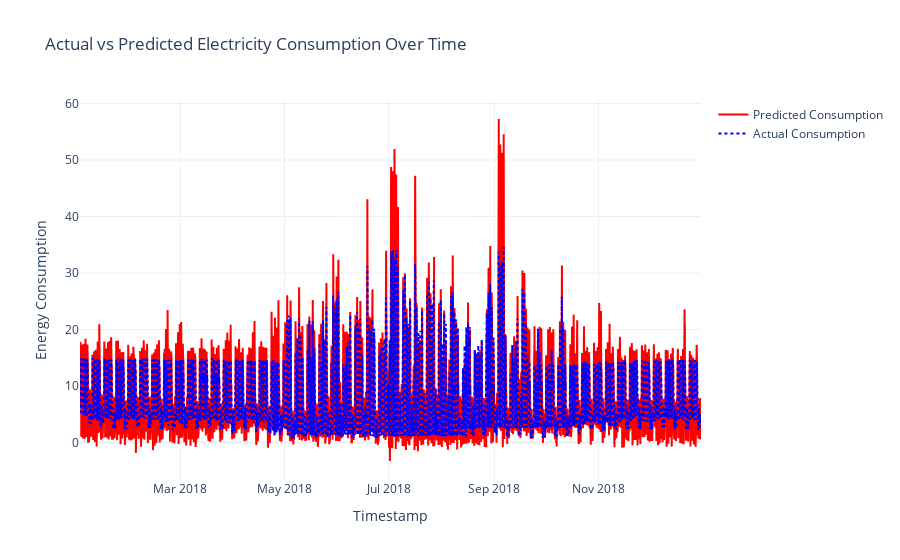

Source (notebook cell):
### Code cell
fig = plot_actual_vs_predicted(y_sample, df_prediction_sample)

### Figure 1 — Plotly figure (JSON) as saved in the notebook; plotly's stock layout.template omitted (floating-point values rounded to 4 significant figures; data arrays with more than 128 entries replaced by an {"elided": "..."} marker saying what was removed)
{"data": [{"line": {"color": "red"}, "mode": "lines", "name": "Predicted Consumption", "type": "scatter", "x": {"elided": "8735 str values"}, "y": {"elided": "8735 float values"}}, {"line": {"color": "blue", "dash": "dot"}, "mode": "lines", "name": "Actual Consumption", "type": "scatter", "x": {"elided": "8735 str values"}, "y": {"elided": "8735 float values"}}], "layout": {"autosize": true, "title": {"text": "Actual vs Predicted Electricity Consumption Over Time"}, "xaxis": {"autorange": true, "range": ["2018-01-01 04:00", "2018-12-31 02:00"], "title": {"text": "Timestamp"}, "type": "date"}, "yaxis": {"autorange": true, "range": [-6.629, 60.62], "title": {"text": "Energy Consumption"}, "type": "linear"}}}
